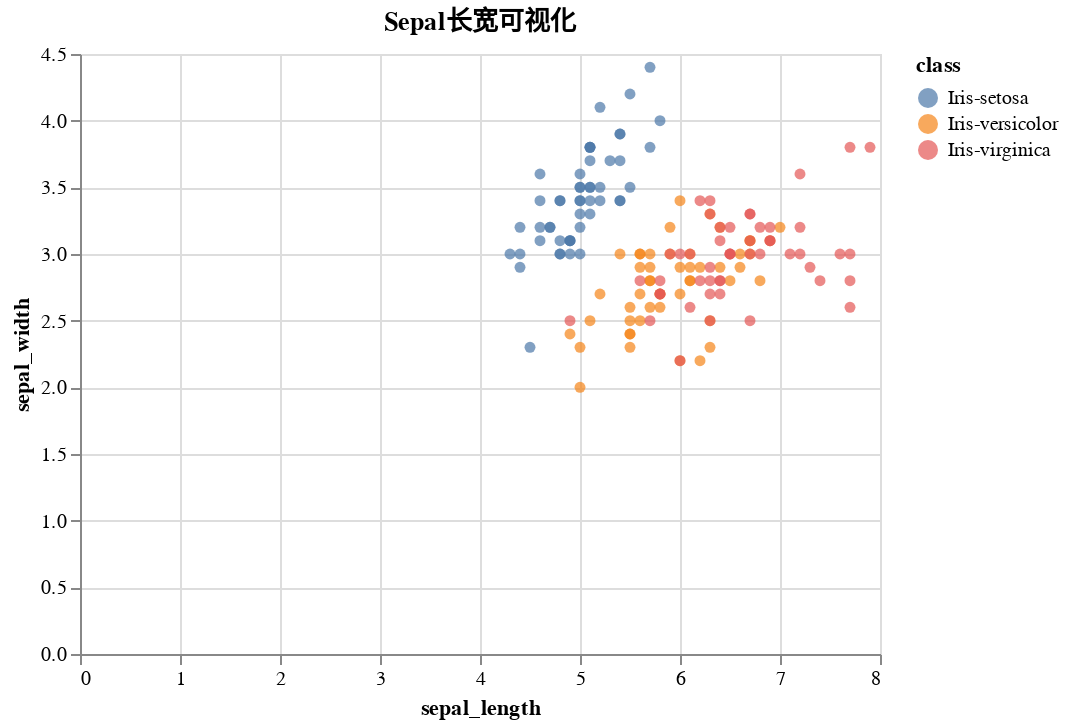

Notebook cell for this chart:
### Code cell
# Plot the scatter plot using sepal_length and sepal_width as x and y axis
alt.Chart(df).mark_circle().encode(
    x='sepal_length',
    y='sepal_width',
    color='class',
).interactive().properties(
    title='Sepal长宽可视化'
)

### Figure 1 — Vega-Lite specification as saved in the notebook (floating-point values rounded to 4 significant figures; data arrays with more than 128 entries replaced by an {"elided": "..."} marker saying what was removed)
{"config": {"view": {"continuousWidth": 400, "continuousHeight": 300}}, "data": {"name": "data-d6d6e3a2d43482f3a01929a83eac65bc"}, "mark": "circle", "encoding": {"color": {"type": "nominal", "field": "class"}, "x": {"type": "quantitative", "field": "sepal_length"}, "y": {"type": "quantitative", "field": "sepal_width"}}, "selection": {"selector011": {"type": "interval", "bind": "scales", "encodings": ["x", "y"]}}, "title": "Sepal长宽可视化", "$schema": "https://vega.github.io/schema/vega-lite/v4.8.1.json", "datasets": {"data-d6d6e3a2d43482f3a01929a83eac65bc": {"elided": "150 records"}}}
